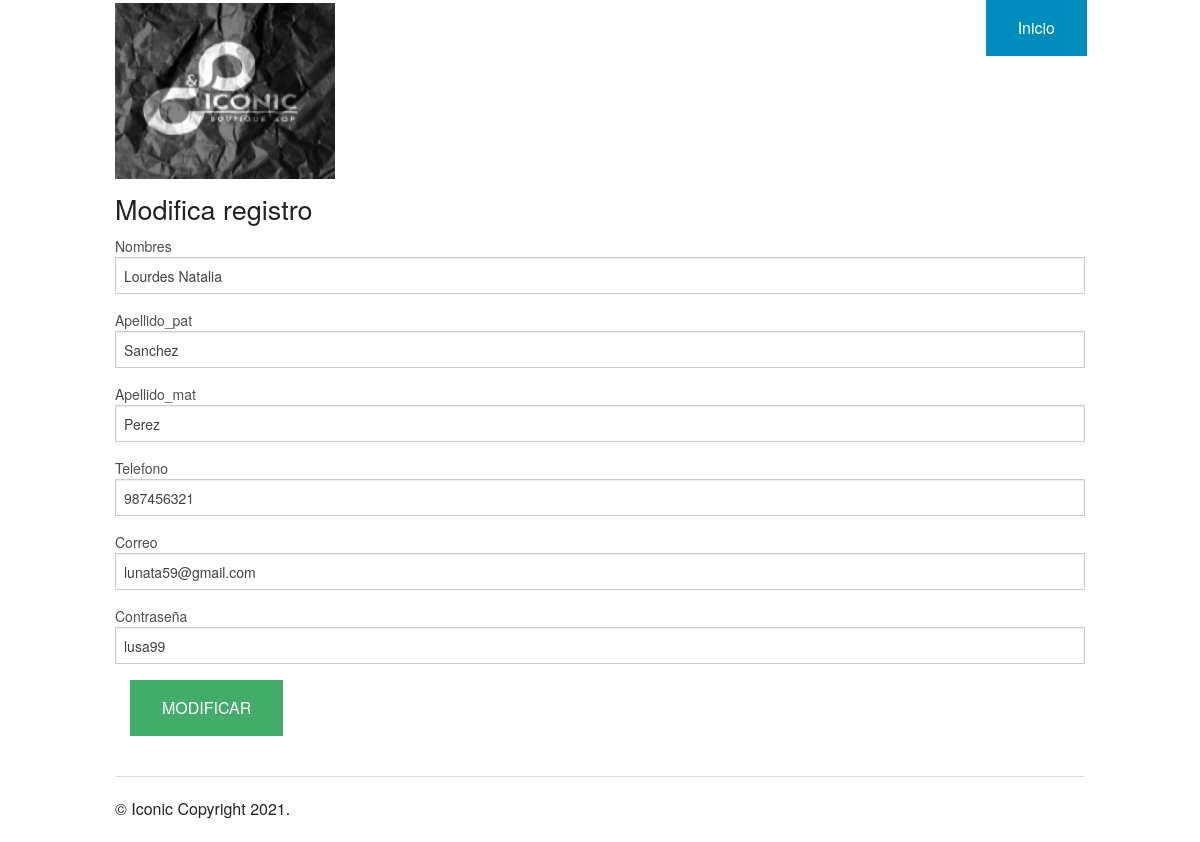
The app's page /details.php?id=2 with its own data.
### tables this page shows
CREATE TABLE `cliente` (
  `id` int(11) NOT NULL,
  `nombres` varchar(254) NOT NULL,
  `apellidopat` varchar(254) NOT NULL,
  `apellidomat` varchar(254) NOT NULL,
  `telefono` varchar(254) NOT NULL,
  `correo` varchar(254) NOT NULL,
  `password` varchar(254) NOT NULL
);

### db/database_utilities.php (called while the page is built, shortened)
<?php
$mysqli = new mysqli(DB_HOST,DB_USER,DB_PASSWORD,DB_DATABASE);
function get_user_by_id( $id )
{
	global $mysqli;
	$sql = "SELECT * FROM cliente WHERE id = {$id}";
	$result = $mysqli->query($sql);
	if( $result->num_rows )
		return $result->fetch_assoc();
	return false;
}

### details.php (the view, shortened to what this page needs)
<?php
include_once('db/database_utilities.php');
$id = isset( $_GET['id'] ) ? $_GET['id'] : '';
$user = get_user_by_id( $id );
?>
<!doctype html>
<html class="no-js" lang="es">
  <head>
    <link rel="stylesheet" href="./css/foundation.css" />
  </head>
  <body>
    <?php require_once('headerc.php'); ?>
    <div class="row">
      <div class="large-12 columns">
        <h3>Modifica registro</h3>
        <div class="section-container tabs" data-section>
          <section class="section">
            <div class="content" data-slug="panel1">
              <form method="post">
                <div class="row">
                  <div class="large-12 columns">
                    <label>Nombres
                      <input type="text" name="nombres" value="<?php echo $user['nombres']; ?>" placeholder="" />
                    </label>
                  </div>
                </div>
                <div class="row">
                  <div class="large-12 columns">
                    <label>Apellido_pat
                      <input type="text" name="apellidopat" value="<?php echo $user['apellidopat']; ?>" placeholder="" />
                    </label>
                  </div>
                </div>
                <div class="row">
                  <div class="large-12 columns">
                    <label>Apellido_mat
                      <input type="text" name="apellidomat" value="<?php echo $user['apellidomat']; ?>" placeholder="" />
                    </label>
                  </div>
                </div>
                <div class="row">
                  <div class="large-12 columns">
                    <label>Telefono
                      <input type="text" name="telefono" value="<?php echo $user['telefono']; ?>" placeholder="" />
                    </label>
                  </div>
                </div>
                <div class="row">
                  <div class="large-12 columns">
                    <label>Correo
                      <input type="text" name="correo" value="<?php echo $user['correo']; ?>" placeholder="" />
                    </label>
                  </div>
                </div>
                <div class="row">
                  <div class="large-12 columns">
                    <label>Contraseña
                      <input type="text" name="password" value="<?php echo $user['password']; ?>" placeholder="" />
                    </label>
                  </div>
                </div>
                  <div class="large-4 columns">
                    <label>
                      <input type="submit" class="button success" value="MODIFICAR" />
                    </label>
                  </div>
                </div>
            </div>
        </div>
      </div>
    <?php require_once('footerc.php'); ?>

### records on screen
cliente: nombres "Lourdes Natalia", apellidopat "Sanchez", apellidomat "Perez", telefono "987456321", correo "lunata59@gmail.com", password "lusa99"

### other values on screen
say_year() "2021"
